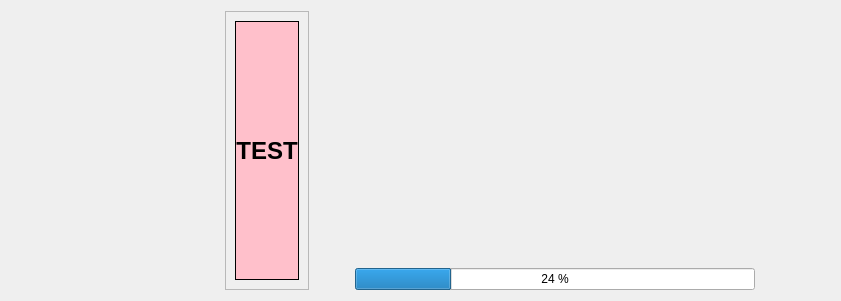
      <widget class="QWidget" name="tab_info">
       <property name="sizePolicy">
        <sizepolicy hsizetype="Preferred" vsizetype="Preferred">
         <horstretch>0</horstretch>
         <verstretch>0</verstretch>
        </sizepolicy>
       </property>
       <attribute name="title">
        <string> Information</string>
       </attribute>
       <layout class="QHBoxLayout" name="horizontalLayout_10" stretch="1,0,0,3,0">
        <property name="leftMargin">
         <number>9</number>
        </property>
        <item>
         <widget class="QFrame" name="left_frame">
          <property name="minimumSize">
           <size>
            <width>200</width>
            <height>0</height>
           </size>
          </property>
          <property name="frameShape">
           <enum>QFrame::NoFrame</enum>
          </property>
          <property name="frameShadow">
           <enum>QFrame::Plain</enum>
          </property>
          <layout class="QVBoxLayout" name="verticalLayout_8">
           <property name="spacing">
            <number>0</number>
           </property>
           <property name="leftMargin">
            <number>0</number>
           </property>
           <property name="topMargin">
            <number>0</number>
           </property>
           <property name="rightMargin">
            <number>0</number>
           </property>
           <property name="bottomMargin">
            <number>0</number>
           </property>
           <item>
            <layout class="QVBoxLayout" name="verticalLayout_9" stretch="1,1,1,1,1">
             <property name="spacing">
              <number>9</number>
             </property>
             <property name="bottomMargin">
              <number>3</number>
             </property>
             <item>
              <layout class="QHBoxLayout" name="horizontalLayout_8">
               <item>
                <widget class="QLabel" name="lbl_boat_img">
                 <property name="minimumSize">
                  <size>
                   <width>50</width>
                   <height>50</height>
                  </size>
                 </property>
                 <property name="maximumSize">
                  <size>
                   <width>50</width>
                   <height>50</height>
                  </size>
                 </property>
                 <property name="frameShape">
                  <enum>QFrame::NoFrame</enum>
                 </property>
                 <property name="text">
                  <string/>
                 </property>
                 <property name="scaledContents">
                  <bool>true</bool>
                 </property>
                </widget>
               </item>
               <item>
                <spacer name="horizontalSpacer_5">
                 <property name="orientation">
                  <enum>Qt::Horizontal</enum>
                 </property>
                 <property name="sizeType">
                  <enum>QSizePolicy::Fixed</enum>
                 </property>
                 <property name="sizeHint" stdset="0">
                  <size>
                   <width>5</width>
                   <height>20</height>
                  </size>
                 </property>
                </spacer>
               </item>
               <item>
                <widget class="QLabel" name="lbl_boat_txt">
                 <property name="sizePolicy">
                  <sizepolicy hsizetype="Preferred" vsizetype="Preferred">
                   <horstretch>0</horstretch>
                   <verstretch>0</verstretch>
                  </sizepolicy>
                 </property>
                 <property name="frameShape">
                  <enum>QFrame::NoFrame</enum>
                 </property>
                 <property name="text">
                  <string/>
                 </property>
                </widget>
               </item>
              </layout>
             </item>
             <item>
              <layout class="QHBoxLayout" name="horizontalLayout_12">
               <item>
                <widget class="QLabel" name="lbl_brightness_img">
                 <property name="minimumSize">
                  <size>
                   <width>50</width>
                   <height>50</height>
                  </size>
                 </property>
                 <property name="maximumSize">
                  <size>
                   <width>50</width>
                   <height>50</height>
                  </size>
                 </property>
                 <property name="frameShape">
                  <enum>QFrame::NoFrame</enum>
                 </property>
                 <property name="text">
                  <string/>
                 </property>
                 <property name="scaledContents">
                  <bool>true</bool>
                 </property>
                </widget>
               </item>
               <item>
                <spacer name="horizontalSpacer_13">
                 <property name="orientation">
                  <enum>Qt::Horizontal</enum>
                 </property>
                 <property name="sizeType">
                  <enum>QSizePolicy::Fixed</enum>
                 </property>
                 <property name="sizeHint" stdset="0">
                  <size>
                   <width>5</width>
                   <height>20</height>
                  </size>
                 </property>
                </spacer>
               </item>
               <item>
                <widget class="QLabel" name="lbl_brightness_txt">
                 <property name="sizePolicy">
                  <sizepolicy hsizetype="Preferred" vsizetype="Preferred">
                   <horstretch>0</horstretch>
                   <verstretch>0</verstretch>
                  </sizepolicy>
                 </property>
                 <property name="frameShape">
                  <enum>QFrame::NoFrame</enum>
                 </property>
                 <property name="text">
                  <string/>
                 </property>
                </widget>
               </item>
              </layout>
             </item>
             <item>
              <layout class="QHBoxLayout" name="horizontalLayout_23">
               <item>
                <widget class="QLabel" name="lbl_cloud_img">
                 <property name="minimumSize">
                  <size>
                   <width>50</width>
                   <height>50</height>
                  </size>
                 </property>
                 <property name="maximumSize">
                  <size>
                   <width>50</width>
                   <height>50</height>
                  </size>
                 </property>
                 <property name="frameShape">
                  <enum>QFrame::NoFrame</enum>
                 </property>
                 <property name="text">
                  <string/>
                 </property>
                 <property name="scaledContents">
                  <bool>true</bool>
                 </property>
                </widget>
               </item>
               <item>
                <spacer name="horizontalSpacer_14">
                 <property name="orientation">
                  <enum>Qt::Horizontal</enum>
                 </property>
                 <property name="sizeType">
                  <enum>QSizePolicy::Fixed</enum>
                 </property>
                 <property name="sizeHint" stdset="0">
                  <size>
                   <width>5</width>
                   <height>20</height>
                  </size>
                 </property>
                </spacer>
               </item>
               <item>
                <widget class="QLabel" name="lbl_cloud_txt">
                 <property name="sizePolicy">
                  <sizepolicy hsizetype="Preferred" vsizetype="Preferred">
                   <horstretch>0</horstretch>
                   <verstretch>0</verstretch>
                  </sizepolicy>
                 </property>
                 <property name="frameShape">
                  <enum>QFrame::NoFrame</enum>
                 </property>
                 <property name="text">
                  <string/>
                 </property>
                </widget>
               </item>
              </layout>
             </item>
             <item>
              <layout class="QHBoxLayout" name="horizontalLayout_21">
               <item>
                <widget class="QLabel" name="lbl_cell_wifi_img">
                 <property name="minimumSize">
                  <size>
                   <width>50</width>
                   <height>50</height>
                  </size>
                 </property>
                 <property name="maximumSize">
                  <size>
                   <width>50</width>
                   <height>50</height>
                  </size>
                 </property>
                 <property name="frameShape">
                  <enum>QFrame::NoFrame</enum>
                 </property>
                 <property name="text">
                  <string/>
                 </property>
                 <property name="scaledContents">
                  <bool>true</bool>
                 </property>
                </widget>
               </item>
               <item>
                <spacer name="horizontalSpacer_20">
                 <property name="orientation">
                  <enum>Qt::Horizontal</enum>
                 </property>
                 <property name="sizeType">
                  <enum>QSizePolicy::Fixed</enum>
                 </property>
                 <property name="sizeHint" stdset="0">
                  <size>
                   <width>5</width>
                   <height>20</height>
                  </size>
                 </property>
                </spacer>
               </item>
               <item>
                <widget class="QLabel" name="lbl_cell_wifi_txt">
                 <property name="sizePolicy">
                  <sizepolicy hsizetype="Preferred" vsizetype="Preferred">
                   <horstretch>0</horstretch>
                   <verstretch>0</verstretch>
                  </sizepolicy>
                 </property>
                 <property name="frameShape">
                  <enum>QFrame::NoFrame</enum>
                 </property>
                 <property name="text">
                  <string/>
                 </property>
                </widget>
               </item>
              </layout>
             </item>
             <item>
              <layout class="QHBoxLayout" name="horizontalLayout_18">
               <item>
                <widget class="QLabel" name="lbl_date_txt">
                 <property name="sizePolicy">
                  <sizepolicy hsizetype="Preferred" vsizetype="Preferred">
                   <horstretch>0</horstretch>
                   <verstretch>0</verstretch>
                  </sizepolicy>
                 </property>
                 <property name="minimumSize">
                  <size>
                   <width>0</width>
                   <height>40</height>
                  </size>
                 </property>
                 <property name="font">
                  <font>
                   <pointsize>18</pointsize>
                  </font>
                 </property>
                 <property name="frameShape">
                  <enum>QFrame::NoFrame</enum>
                 </property>
                 <property name="text">
                  <string/>
                 </property>
                 <property name="alignment">
                  <set>Qt::AlignLeading|Qt::AlignLeft|Qt::AlignVCenter</set>
                 </property>
                 <property name="wordWrap">
                  <bool>false</bool>
                 </property>
                </widget>
               </item>
              </layout>
             </item>
            </layout>
           </item>
          </layout>
         </widget>
        </item>
        <item>
         <spacer name="horizontalSpacer_18">
          <property name="orientation">
           <enum>Qt::Horizontal</enum>
          </property>
          <property name="sizeType">
           <enum>QSizePolicy::Fixed</enum>
          </property>
          <property name="sizeHint" stdset="0">
           <size>
            <width>10</width>
            <height>20</height>
           </size>
          </property>
         </spacer>
        </item>
        <item>
         <widget class="QFrame" name="frame_lbl_testmode">
          <property name="frameShape">
           <enum>QFrame::StyledPanel</enum>
          </property>
          <property name="frameShadow">
           <enum>QFrame::Raised</enum>
          </property>
          <layout class="QVBoxLayout" name="verticalLayout_12">
           <item>
            <widget class="QLabel" name="lbl_testmode">
             <property name="font">
              <font>
               <pointsize>18</pointsize>
               <bold>true</bold>
              </font>
             </property>
             <property name="autoFillBackground">
              <bool>false</bool>
             </property>
             <property name="styleSheet">
              <string notr="true">background-color: pink</string>
             </property>
             <property name="frameShape">
              <enum>QFrame::Box</enum>
             </property>
             <property name="text">
              <string>TEST</string>
             </property>
             <property name="textFormat">
              <enum>Qt::PlainText</enum>
             </property>
             <property name="alignment">
              <set>Qt::AlignCenter</set>
             </property>
            </widget>
           </item>
          </layout>
         </widget>
        </item>
        <item>
         <layout class="QVBoxLayout" name="verticalLayout_11" stretch="1,5,0">
          <property name="sizeConstraint">
           <enum>QLayout::SetNoConstraint</enum>
          </property>
          <item>
           <widget class="QLabel" name="lbl_main_txt">
            <property name="sizePolicy">
             <sizepolicy hsizetype="Ignored" vsizetype="Ignored">
              <horstretch>0</horstretch>
              <verstretch>0</verstretch>
             </sizepolicy>
            </property>
            <property name="font">
             <font>
              <pointsize>36</pointsize>
              <bold>false</bold>
             </font>
            </property>
            <property name="frameShape">
             <enum>QFrame::NoFrame</enum>
            </property>
            <property name="text">
             <string/>
            </property>
            <property name="alignment">
             <set>Qt::AlignCenter</set>
            </property>
            <property name="wordWrap">
             <bool>true</bool>
            </property>
           </widget>
          </item>
          <item>
           <layout class="QHBoxLayout" name="horizontalLayout_4">
            <item>
             <spacer name="horizontalSpacer_19">
              <property name="orientation">
               <enum>Qt::Horizontal</enum>
              </property>
              <property name="sizeType">
               <enum>QSizePolicy::Fixed</enum>
              </property>
              <property name="sizeHint" stdset="0">
               <size>
                <width>40</width>
                <height>20</height>
               </size>
              </property>
             </spacer>
            </item>
            <item>
             <widget class="QLabel" name="lbl_main_img">
              <property name="sizePolicy">
               <sizepolicy hsizetype="Ignored" vsizetype="Ignored">
                <horstretch>0</horstretch>
                <verstretch>0</verstretch>
               </sizepolicy>
              </property>
              <property name="font">
               <font>
                <pointsize>36</pointsize>
                <bold>false</bold>
               </font>
              </property>
              <property name="frameShape">
               <enum>QFrame::NoFrame</enum>
              </property>
              <property name="text">
               <string/>
              </property>
              <property name="pixmap">
               <pixmap>res/img_info_blue.png</pixmap>
              </property>
              <property name="scaledContents">
               <bool>true</bool>
              </property>
              <property name="alignment">
               <set>Qt::AlignCenter</set>
              </property>
              <property name="wordWrap">
               <bool>true</bool>
              </property>
             </widget>
            </item>
            <item>
             <spacer name="horizontalSpacer_26">
              <property name="orientation">
               <enum>Qt::Horizontal</enum>
              </property>
              <property name="sizeType">
               <enum>QSizePolicy::Fixed</enum>
              </property>
              <property name="sizeHint" stdset="0">
               <size>
                <width>40</width>
                <height>20</height>
               </size>
              </property>
             </spacer>
            </item>
           </layout>
          </item>
          <item>
           <layout class="QHBoxLayout" name="horizontalLayout_9">
            <item>
             <spacer name="horizontalSpacer_6">
              <property name="orientation">
               <enum>Qt::Horizontal</enum>
              </property>
              <property name="sizeHint" stdset="0">
               <size>
                <width>40</width>
                <height>20</height>
               </size>
              </property>
             </spacer>
            </item>
            <item>
             <widget class="QProgressBar" name="bar_dl">
              <property name="sizePolicy">
               <sizepolicy hsizetype="Preferred" vsizetype="Preferred">
                <horstretch>0</horstretch>
                <verstretch>0</verstretch>
               </sizepolicy>
              </property>
              <property name="minimumSize">
               <size>
                <width>400</width>
                <height>0</height>
               </size>
              </property>
              <property name="maximumSize">
               <size>
                <width>400</width>
                <height>50</height>
               </size>
              </property>
              <property name="value">
               <number>24</number>
              </property>
              <property name="format">
               <string>%p %</string>
              </property>
             </widget>
            </item>
            <item>
             <spacer name="horizontalSpacer_27">
              <property name="orientation">
               <enum>Qt::Horizontal</enum>
              </property>
              <property name="sizeHint" stdset="0">
               <size>
                <width>40</width>
                <height>20</height>
               </size>
              </property>
             </spacer>
            </item>
           </layout>
          </item>
         </layout>
        </item>
        <item>
         <widget class="QFrame" name="frame_lbl_summary_dl">
          <property name="frameShape">
           <enum>QFrame::NoFrame</enum>
          </property>
          <property name="frameShadow">
           <enum>QFrame::Raised</enum>
          </property>
          <layout class="QVBoxLayout" name="verticalLayout_10">
           <item>
            <widget class="QLabel" name="lbl_summary_dl">
             <property name="font">
              <font>
               <pointsize>14</pointsize>
               <bold>false</bold>
              </font>
             </property>
             <property name="autoFillBackground">
              <bool>false</bool>
             </property>
             <property name="styleSheet">
              <string notr="true"/>
             </property>
             <property name="frameShape">
              <enum>QFrame::NoFrame</enum>
             </property>
             <property name="textFormat">
              <enum>Qt::PlainText</enum>
             </property>
             <property name="alignment">
              <set>Qt::AlignCenter</set>
             </property>
            </widget>
           </item>
          </layout>
         </widget>
        </item>
       </layout>
      </widget>
